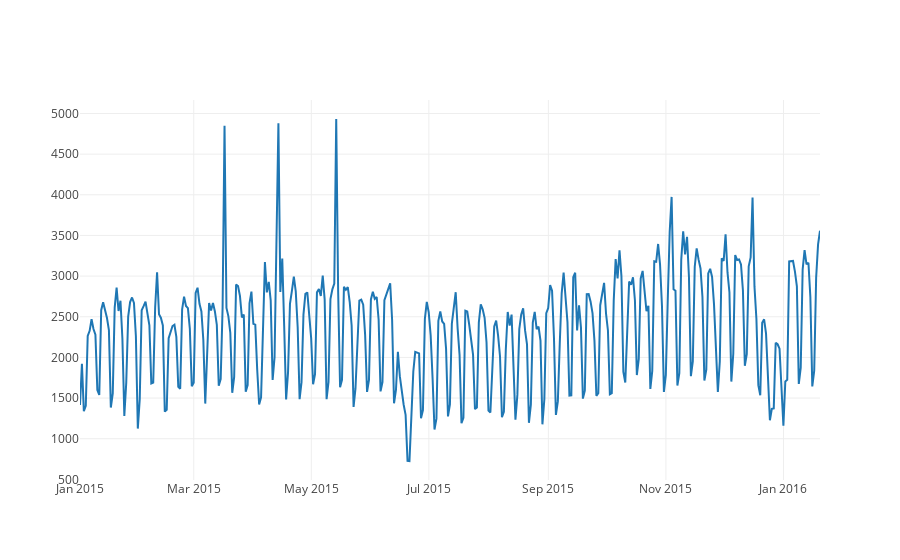

Notebook code for this chart:
### Code cell
plotly_df(df.set_index('date')[['count']])

### Figure 1 — Plotly figure (JSON) as saved in the notebook; plotly's stock layout.template omitted (floating-point values rounded to 4 significant figures; data arrays with more than 128 entries replaced by an {"elided": "..."} marker saying what was removed)
{"data": [{"mode": "lines", "name": "count", "type": "scatter", "uid": "4aeb0575-61a0-44e0-a8c2-317ab42d15f6", "x": {"elided": "383 str values"}, "y": {"elided": "383 int values"}}], "layout": {"title": {"text": ""}}}
